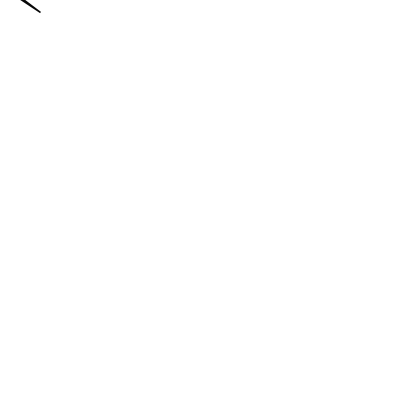
Frame 1 (no input)
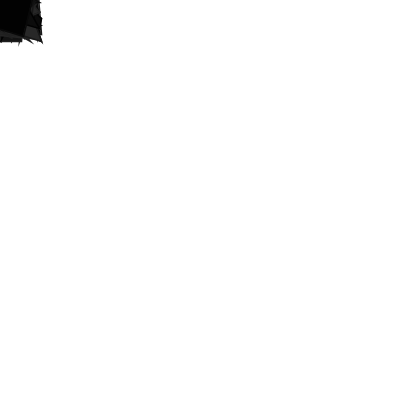
Frame 60 (the mouse pressed at the canvas centre just before this capture)
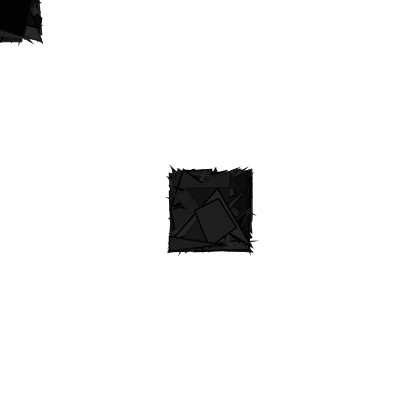
Frame 120 (the mouse held since frame 60 and released just before this capture)

The Processing sketch that drew these frames (run headless with seeded random() and noise(); from frame 60 on, the mouse is pressed at the canvas centre):

// Processing sketch: MouseStarBW
// ── MouseStarBW.pde
/*
Use mouseX,mouseY as the center point for 5 random points ( simulated hand )
*/

PVector a, b, c, d, e;
int sz = 42;  
float xx, yy;

void setup()
{
  size(420, 420);
  background(255);
  strokeWeight(HALF_PI);
  smooth();
}

void draw()
{

  a = GetRandVector( mouseX, mouseY, sz );
  b = GetRandVector( mouseX, mouseY, sz );
  c = GetRandVector( mouseX, mouseY, sz );
  d = GetRandVector( mouseX, mouseY, sz );
  e = GetRandVector( mouseX, mouseY, sz );  


//  if( mouseY < height/2 )
//  {
    stroke( random(sz) );
    fill( random(sz) );
//  }
//  else
//  {
//    fill( random(sz) );
//    stroke(random(mouseX),random(mouseY),random(sz,255));
//  }

  beginShape(QUAD_STRIP);
    vertex(a.x, a.y);
    vertex(b.x, b.y);
    vertex(c.x, c.y);
    vertex(d.x, d.y);
    vertex(e.x, e.y);
  endShape();
  
}

//  Return a random vector based on supplied x,y and sz
PVector GetRandVector( float x, float y, float sz )
{
  return new PVector( 
        x - int( cos(radians( random(360) )) * sz ),
        y - int( sin(radians( random(360) )) * sz )
      );
}





////// S SAVE HANDLER /////////

void keyPressed(){
switch(key){
  case 's':
    save(pdeName() + getTimestamp() + ".png");
  break;

  case ESC:
    save(pdeName() + getTimestamp() + ".png");
    stop();
  break;
}

}

public String getTimestamp() {
  return ""+month()+day()+year()+hour()+minute()+millis();
}


/////////////
//  TODO: Is there a better way to get the current sketch name?
public String pdeName() {
  return split( this.toString(), "[")[0];
}
